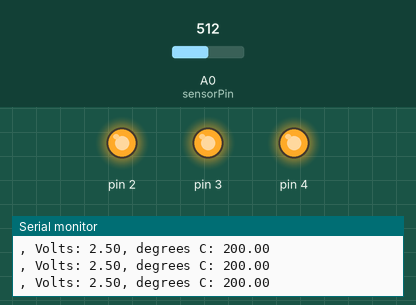
Recording of a sketch running on a simulated Arduino Uno, built with avr-gcc and run on an emulated ATmega328P. Shown: output pins drawn as LEDs (lit = HIGH), the last lines printed to the serial monitor. The inputs (shaded band) are chosen by the test bench; at power-on: A0 (sensorPin) = 512.

Above: at 1.2 s.
1.3 s: A0 (sensorPin) set to 181
4.3 s: A0 (sensorPin) set to 167
At 5.4 s:
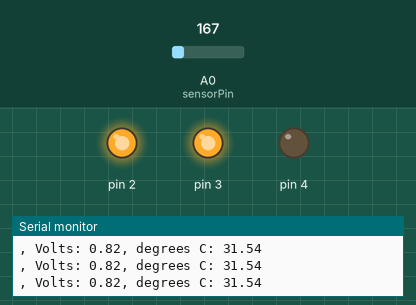
5.8 s: A0 (sensorPin) set to 0
At 6.2 s:
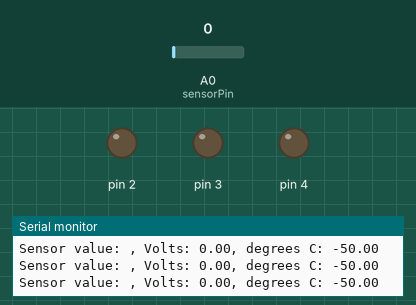
7.3 s: A0 (sensorPin) set to 511
At 8.0 s:
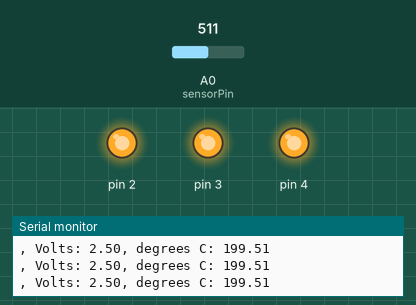
Timing chart, 0 to 9.8 s (numbered marks = the images above; inputs shaded):
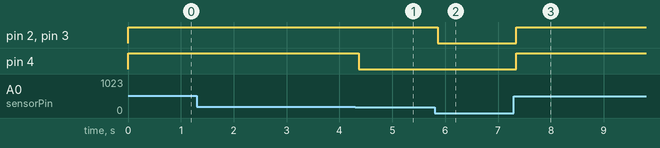

Measured:
- the behaviour switches between 168 and 167 on A0 (sensorPin) (found by bisection; images 0 and 1)
- after the input at 4.3 s, pin 4: HIGH → LOW after 0.07 s
- after the input at 5.8 s, pin 2, pin 3: HIGH → LOW after 0.06 s
- after the input at 7.3 s, pin 2–4: LOW → HIGH at once

The sketch:

Heat_Sensor_3LEDs.ino
```cpp
const int sensorPin = A0;
const float baselineTemp = 26.0;

void setup(){
  Serial.begin(9600);
  for(int pinNumber = 2; pinNumber < 5; pinNumber++){
    pinMode(pinNumber, OUTPUT);
    digitalWrite(pinNumber, LOW);
  }
}

void loop(){
  int sensorVal = analogRead(sensorPin);
  Serial.print("Sensor value: " + sensorVal);
  //converts ADC reading to voltage
  float voltage = (sensorVal/1024.0) * 5.0;
  Serial.print(", Volts: ");
  Serial.print(voltage);
  Serial.print(", degrees C: ");
  //converts temp into degrees
  float temperature = (voltage - 0.5) * 100;
  Serial.println(temperature);

  if(temperature < baselineTemp){
    digitalWrite(2, LOW);
    digitalWrite(3, LOW);
    digitalWrite(4, LOW);
  }else if(temperature >= baselineTemp +2 && temperature < baselineTemp +4){
    digitalWrite(2, HIGH);
    digitalWrite(3, LOW);
    digitalWrite(4, LOW);
  }else if(temperature >= baselineTemp +4 && temperature < baselineTemp +6){
    digitalWrite(2, HIGH);
    digitalWrite(3, HIGH);
    digitalWrite(4, LOW);
  }else if(temperature >= baselineTemp +6){
    digitalWrite(2, HIGH);
    digitalWrite(3, HIGH);
    digitalWrite(4, HIGH);
  }
  delay(1);
}
```
